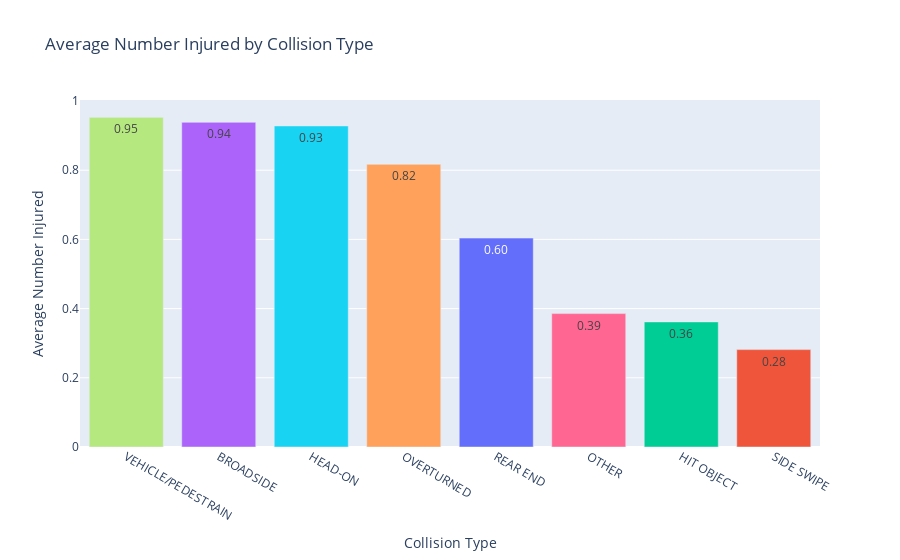

Notebook code for this chart:
### Markdown cell above
**Most common collision types:** rear end (highest), side swipe, hit object, and broadside.

**What is a “broadside”?** A crash where the front of one vehicle strikes the side of another, forming a “T” (also called a T-bone or side-impact collision). Broadsides often occur at intersections when:  
1) a driver runs a red light or stop sign,  
2) a vehicle turns across oncoming traffic, or  
3) a driver fails to yield

Because the sides of vehicles typically offer less structural protection than the front or rear, broadsides can be more dangerous. In the next section, we examine **average injuries by collision type** to see whether broadsides exhibit a relatively higher injury rate.

### Code cell
# Average injuries by collision type
avg_injured_collision_type = (
    crashes_bx.groupby('Collision_type_description')['Numberinjured']
    .mean()
    .sort_values(ascending=False)
    .reset_index()
    .rename(columns={'Collision_type_description': 'Collision Type',
                     'Numberinjured': 'Avg Injured'})
)

# Bar chart: average injuries per collision type
fig = px.bar(
    avg_injured_collision_type,
    x = 'Collision Type',
    y = 'Avg Injured',
    title = 'Average Number Injured by Collision Type',
    text = 'Avg Injured',
    color = 'Collision Type',
    category_orders={'Collision Type': col_order},
)

fig.update_traces(texttemplate='%{text:.2f}')
fig.update_layout(
    xaxis_title = 'Collision Type',
    yaxis_title = 'Average Number Injured',
    showlegend=False,
    xaxis={'categoryorder': 'array', 'categoryarray': avg_injured_collision_type['Collision Type']}

)

fig.show()

### Figure 1 — Plotly figure (JSON) as saved in the notebook; plotly's stock layout.template omitted (floating-point values rounded to 4 significant figures)
{"data": [{"alignmentgroup": "True", "hovertemplate": "Collision Type=%{x}<br>Avg Injured=%{text}<extra></extra>", "legendgroup": "REAR END", "marker": {"color": "#636efa", "pattern": {"shape": ""}}, "name": "REAR END", "offsetgroup": "REAR END", "orientation": "v", "showlegend": true, "text": [0.6038], "textposition": "auto", "texttemplate": "%{text:.2f}", "type": "bar", "x": ["REAR END"], "xaxis": "x", "y": [0.6038], "yaxis": "y"}, {"alignmentgroup": "True", "hovertemplate": "Collision Type=%{x}<br>Avg Injured=%{text}<extra></extra>", "legendgroup": "SIDE SWIPE", "marker": {"color": "#EF553B", "pattern": {"shape": ""}}, "name": "SIDE SWIPE", "offsetgroup": "SIDE SWIPE", "orientation": "v", "showlegend": true, "text": [0.2815], "textposition": "auto", "texttemplate": "%{text:.2f}", "type": "bar", "x": ["SIDE SWIPE"], "xaxis": "x", "y": [0.2815], "yaxis": "y"}, {"alignmentgroup": "True", "hovertemplate": "Collision Type=%{x}<br>Avg Injured=%{text}<extra></extra>", "legendgroup": "HIT OBJECT", "marker": {"color": "#00cc96", "pattern": {"shape": ""}}, "name": "HIT OBJECT", "offsetgroup": "HIT OBJECT", "orientation": "v", "showlegend": true, "text": [0.3615], "textposition": "auto", "texttemplate": "%{text:.2f}", "type": "bar", "x": ["HIT OBJECT"], "xaxis": "x", "y": [0.3615], "yaxis": "y"}, {"alignmentgroup": "True", "hovertemplate": "Collision Type=%{x}<br>Avg Injured=%{text}<extra></extra>", "legendgroup": "BROADSIDE", "marker": {"color": "#ab63fa", "pattern": {"shape": ""}}, "name": "BROADSIDE", "offsetgroup": "BROADSIDE", "orientation": "v", "showlegend": true, "text": [0.9383], "textposition": "auto", "texttemplate": "%{text:.2f}", "type": "bar", "x": ["BROADSIDE"], "xaxis": "x", "y": [0.9383], "yaxis": "y"}, {"alignmentgroup": "True", "hovertemplate": "Collision Type=%{x}<br>Avg Injured=%{text}<extra></extra>", "legendgroup": "OVERTURNED", "marker": {"color": "#FFA15A", "pattern": {"shape": ""}}, "name": "OVERTURNED", "offsetgroup": "OVERTURNED", "orientation": "v", "showlegend": true, "text": [0.817], "textposition": "auto", "texttemplate": "%{text:.2f}", "type": "bar", "x": ["OVERTURNED"], "xaxis": "x", "y": [0.817], "yaxis": "y"}, {"alignmentgroup": "True", "hovertemplate": "Collision Type=%{x}<br>Avg Injured=%{text}<extra></extra>", "legendgroup": "HEAD-ON", "marker": {"color": "#19d3f3", "pattern": {"shape": ""}}, "name": "HEAD-ON", "offsetgroup": "HEAD-ON", "orientation": "v", "showlegend": true, "text": [0.9279], "textposition": "auto", "texttemplate": "%{text:.2f}", "type": "bar", "x": ["HEAD-ON"], "xaxis": "x", "y": [0.9279], "yaxis": "y"}, {"alignmentgroup": "True", "hovertemplate": "Collision Type=%{x}<br>Avg Injured=%{text}<extra></extra>", "legendgroup": "OTHER", "marker": {"color": "#FF6692", "pattern": {"shape": ""}}, "name": "OTHER", "offsetgroup": "OTHER", "orientation": "v", "showlegend": true, "text": [0.3855], "textposition": "auto", "texttemplate": "%{text:.2f}", "type": "bar", "x": ["OTHER"], "xaxis": "x", "y": [0.3855], "yaxis": "y"}, {"alignmentgroup": "True", "hovertemplate": "Collision Type=%{x}<br>Avg Injured=%{text}<extra></extra>", "legendgroup": "VEHICLE/PEDESTRAIN", "marker": {"color": "#B6E880", "pattern": {"shape": ""}}, "name": "VEHICLE/PEDESTRAIN", "offsetgroup": "VEHICLE/PEDESTRAIN", "orientation": "v", "showlegend": true, "text": [0.9527], "textposition": "auto", "texttemplate": "%{text:.2f}", "type": "bar", "x": ["VEHICLE/PEDESTRAIN"], "xaxis": "x", "y": [0.9527], "yaxis": "y"}], "layout": {"barmode": "relative", "legend": {"title": {"text": "Collision Type"}, "tracegroupgap": 0}, "showlegend": false, "title": {"text": "Average Number Injured by Collision Type"}, "xaxis": {"anchor": "y", "categoryarray": ["VEHICLE/PEDESTRAIN", "BROADSIDE", "HEAD-ON", "OVERTURNED", "REAR END", "OTHER", "HIT OBJECT", "SIDE SWIPE"], "categoryorder": "array", "domain": [0, 1], "title": {"text": "Collision Type"}}, "yaxis": {"anchor": "x", "domain": [0, 1], "title": {"text": "Average Number Injured"}}}}
